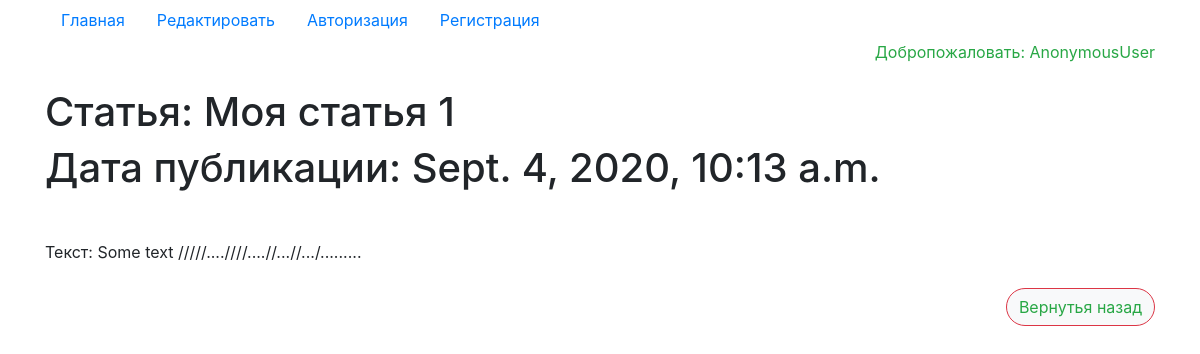
/detail/20, run on the app's committed database.
### polls/models.py (models this page shows, shortened)
class Article(models.Model):
    author = models.ForeignKey(User, on_delete = models.CASCADE, verbose_name="Владелец статьи", blank=True, null = True )
    title = models.CharField(max_length=15, verbose_name="Названия статьи")
    content = models.TextField(verbose_name="Описание статьи")
    is_published = models.BooleanField(default=True, verbose_name="Опубликована?")
    data_published = models.DateTimeField(auto_now_add=True, verbose_name="Дата публикации")
    class Meta():
        verbose_name = "Стаья"
        verbose_name_plural = "Cтатьи"

### polls/views.py (the view)
# urls.py: path('detail/<int:pk>', views.HomeDetaiView.as_view(), name='detail'),
class HomeDetaiView(DetailView):
    model = Article
    template_name = 'polls/detail.html'
    context_object_name = 'get_article'

### templates/polls/detail.html
{% include 'base.html' %}
{% block content %}
    <div class="container mt-5">
        <h1>Статья: {{ get_article.title }}</h1>
        <h1 class="mb-5">Дата публикации: {{ get_article.data_published }}</h1>
        <span>Текст: {{ get_article.content }}</span>
        <button class="btn btn-light float-right mt-5 border-danger rounded-pill"><a class="text-success" href="/">Вернутья назад</a></button>
    </div>
{% endblock %}

### mysite/static/css/style.css (style rules this page uses)
body { background-color: white; }

### data on the page
Article: title "Моя статья 1", data_published "Sept. 4, 2020, 10:13 a.m.", content "Some text /////....////....//...//.../........."

### other printed values
{{ request.user }} "AnonymousUser"
